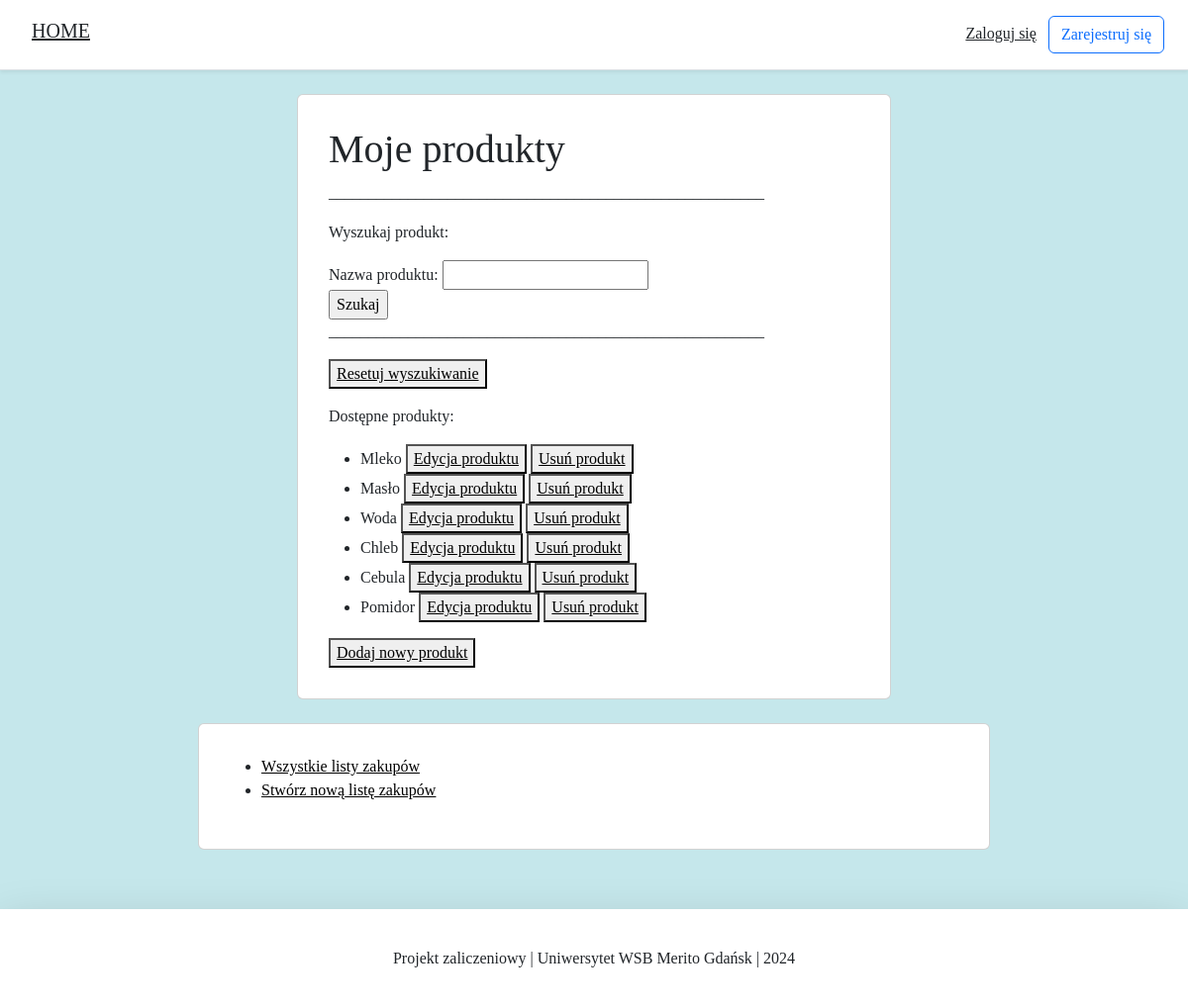
Screenshot of /products/ with the database file from the repository.
### products/models.py (models this page shows, shortened)
class Products(models.Model):
    product_name = models.CharField(max_length=30, verbose_name="Nazwa produktu")
    class Meta:
        verbose_name_plural = "Produkty"

### products/views.py (the view, shortened to what this page needs)
# urls.py: path('products/', ProductsListView.as_view(), name='products'),
class ProductsListView(ListView):
    model = Products
    template_name = 'all_products.html'
    context_object_name = 'my_products'
    def get_queryset(self):
        return Products.objects.all()
    def get_context_data(self, **kwargs):
        context = super(ProductsListView, self).get_context_data(**kwargs)
        context["form"] = ProductsForm(self.request.POST or None)
        return context

### products/forms.py
class ProductsForm(forms.ModelForm):
    class Meta:
        model = Products
        fields = ('product_name', )

### products/templates/all_products.html (shortened to what this page needs)
{% extends 'base.html' %}
{% load static %}
{% block content %}
<body>
<div class="container">
    <div class="row justify-content-center">
        <div class="card card-signin">
            <div class="card-body">
                <h1>Moje produkty</h1>
                <p>_______________________________________________________</p>
                <p>Wyszukaj produkt: </p>
                <form action="{% url 'products' %}" method="POST">
                    {% for field in form %}
                        <div class="fieldWrapper">
                            {{ field.label_tag }} {{ field }}
                        </div>
                    {% endfor %}
                    <input type="submit" value="Szukaj">
                <p>_______________________________________________________</p>
                </form>
                <button><a href="{% url 'products' %}">Resetuj wyszukiwanie</a></button>
                <p>Dostępne produkty:</p>
                <ul>
                    {% for x in my_products %}
                        <li>{{ x.product_name }}
                        <button><a href="{% url 'product_change' x.id %}">Edycja produktu</a></button>
                        <button><a href="{% url 'product_delete' x.id %}">Usuń produkt</a></button></li>
                    {% endfor %}
                </ul>
                <button><a href="{% url 'product_create' %}">Dodaj nowy produkt</a></button>
            </div>
        </div>
    </div>
</div>
<div class="container mt-4">
    <div class="row justify-content-center">
        <div class="card card-navigate">
            <div class="card-body">
                <ul>
                    <li><a href="{% url 'shopping_list' %}">Wszystkie listy zakupów</a></li>
                    <li><a href="{% url 'create' %}">Stwórz nową listę zakupów</a></li>
                </ul>
            </div>
        </div>
    </div>
</div>
</body>
{% endblock content %}

### products/templates/snippets/base_css.html (style rules this page uses)
body { background-color: #c5e7eb; font-family: "Segue UI"; font-weight: 380; }
:root { --main-background-color: #c5e7eb; --dark-background-color: #a3d4e3; --secondary-text-color: #808080; --light-primary-text-color: #0080ff; }

### products/templates/all_products.html (style rules this page uses)
.card-navigate { width: 100%; max-width: 800px; padding: 15px; margin: auto; }

### rows the page displays
Products: product_name "Mleko"
Products: product_name "Masło"
Products: product_name "Woda"
Products: product_name "Chleb"
Products: product_name "Cebula"
Products: product_name "Pomidor"

### other values shown
{{ field.label_tag }} "Nazwa produktu:"
